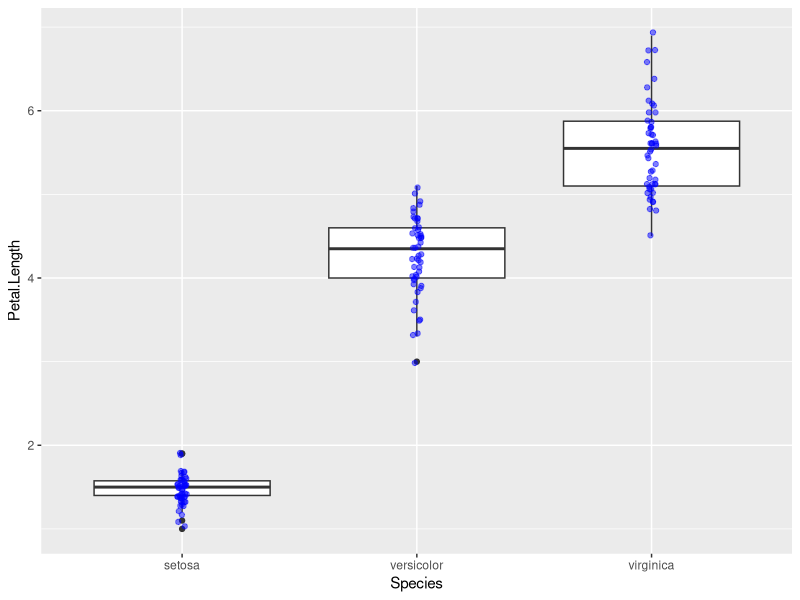
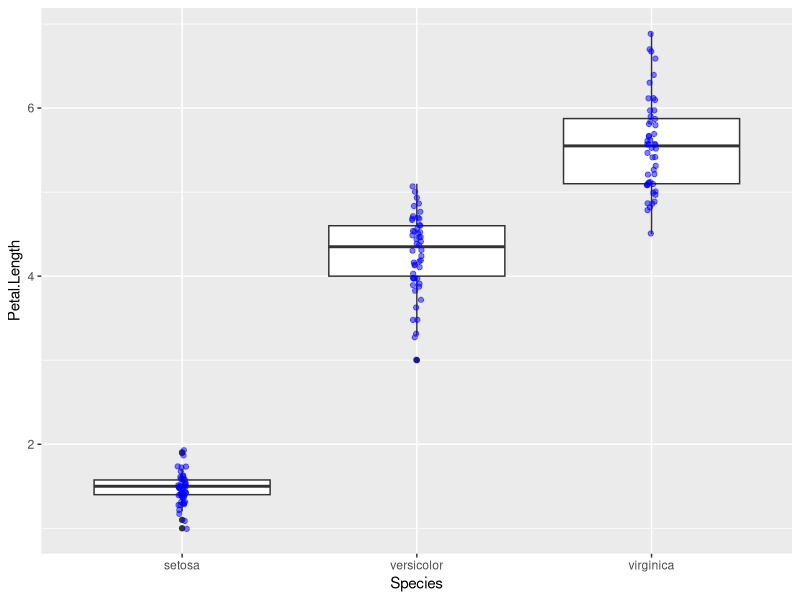

The R source for these figures, in order: (Note: this script raises an error after producing the figures.)
library(ggplot2)
library(tibble)

ggplot(iris, aes(x = Species, y = Petal.Length)) +
  geom_boxplot() + 
  geom_jitter(width = 0.02, alpha = 0.5, color = "blue")
ggsave('statistic/w1_intro_to_R/boxplot.png', width = 6, height = 4)

# width 是調整點的晃動，也可以設定為0，就會是一條線

# -------------------------------------------------------
summary(iris$Petal.Length)
#    Min. 1st Qu.  Median    Mean 3rd Qu.    Max. 
#   1.000   1.600   4.350   3.758   5.100   6.900 

# -------------------------------------------------------
# 這是 base R的寫法
# 也可以轉換成tidyverse ，但很麻煩
# Tidy + Table, tibble()
summary_stats <- function(x) {
  tibble(
    min = min(x),
    q1 = quantile(x, 0.25),
    median = median(x),
    mean = mean(x),
    q3 = quantile(x, 0.75),
    max = max(x)
  )
}
iris %>% summarise(summary_stats(Petal.Length))

# tibble(
#   name = c("Rafaela", "Alex"),
#   score = c(95, 88)
# )

# -------------------------------------------------------
# 5.1

# 5.2

# 5.3

# 5.4

# 5.5